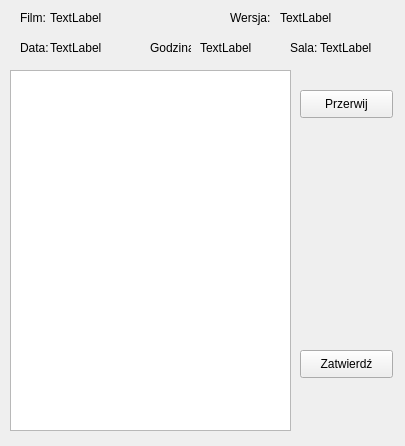
<?xml version="1.0" encoding="UTF-8"?>
<ui version="4.0">
 <class>Podsumowanie_Tranzakcji</class>
 <widget class="QMainWindow" name="Podsumowanie_Tranzakcji">
  <property name="geometry">
   <rect>
    <x>0</x>
    <y>0</y>
    <width>405</width>
    <height>446</height>
   </rect>
  </property>
  <property name="sizePolicy">
   <sizepolicy hsizetype="Fixed" vsizetype="Fixed">
    <horstretch>0</horstretch>
    <verstretch>0</verstretch>
   </sizepolicy>
  </property>
  <property name="windowTitle">
   <string>Podsumowanie transakcji</string>
  </property>
  <widget class="QWidget" name="centralwidget">
   <widget class="QPushButton" name="okButton">
    <property name="geometry">
     <rect>
      <x>300</x>
      <y>350</y>
      <width>93</width>
      <height>28</height>
     </rect>
    </property>
    <property name="text">
     <string>Zatwierdź</string>
    </property>
   </widget>
   <widget class="QPushButton" name="cancelButton">
    <property name="geometry">
     <rect>
      <x>300</x>
      <y>90</y>
      <width>93</width>
      <height>28</height>
     </rect>
    </property>
    <property name="text">
     <string>Przerwij</string>
    </property>
   </widget>
   <widget class="QTableWidget" name="tableWidget">
    <property name="geometry">
     <rect>
      <x>10</x>
      <y>70</y>
      <width>281</width>
      <height>361</height>
     </rect>
    </property>
   </widget>
   <widget class="QLabel" name="label">
    <property name="geometry">
     <rect>
      <x>20</x>
      <y>10</y>
      <width>47</width>
      <height>16</height>
     </rect>
    </property>
    <property name="text">
     <string>Film:</string>
    </property>
   </widget>
   <widget class="QLabel" name="filmLabel">
    <property name="geometry">
     <rect>
      <x>50</x>
      <y>10</y>
      <width>171</width>
      <height>16</height>
     </rect>
    </property>
    <property name="text">
     <string>TextLabel</string>
    </property>
   </widget>
   <widget class="QLabel" name="label_3">
    <property name="geometry">
     <rect>
      <x>230</x>
      <y>10</y>
      <width>47</width>
      <height>16</height>
     </rect>
    </property>
    <property name="text">
     <string>Wersja: </string>
    </property>
   </widget>
   <widget class="QLabel" name="label_4">
    <property name="geometry">
     <rect>
      <x>20</x>
      <y>40</y>
      <width>31</width>
      <height>16</height>
     </rect>
    </property>
    <property name="text">
     <string>Data: </string>
    </property>
   </widget>
   <widget class="QLabel" name="label_5">
    <property name="geometry">
     <rect>
      <x>150</x>
      <y>40</y>
      <width>41</width>
      <height>16</height>
     </rect>
    </property>
    <property name="text">
     <string>Godzina: </string>
    </property>
   </widget>
   <widget class="QLabel" name="dataLabel">
    <property name="geometry">
     <rect>
      <x>50</x>
      <y>40</y>
      <width>91</width>
      <height>16</height>
     </rect>
    </property>
    <property name="text">
     <string>TextLabel</string>
    </property>
   </widget>
   <widget class="QLabel" name="godzinaLabel">
    <property name="geometry">
     <rect>
      <x>200</x>
      <y>40</y>
      <width>71</width>
      <height>16</height>
     </rect>
    </property>
    <property name="text">
     <string>TextLabel</string>
    </property>
   </widget>
   <widget class="QLabel" name="wersjaLabel">
    <property name="geometry">
     <rect>
      <x>280</x>
      <y>10</y>
      <width>111</width>
      <height>16</height>
     </rect>
    </property>
    <property name="text">
     <string>TextLabel</string>
    </property>
   </widget>
   <widget class="QLabel" name="label_2">
    <property name="geometry">
     <rect>
      <x>290</x>
      <y>40</y>
      <width>31</width>
      <height>16</height>
     </rect>
    </property>
    <property name="text">
     <string>Sala:</string>
    </property>
   </widget>
   <widget class="QLabel" name="salaLabel">
    <property name="geometry">
     <rect>
      <x>320</x>
      <y>40</y>
      <width>61</width>
      <height>16</height>
     </rect>
    </property>
    <property name="text">
     <string>TextLabel</string>
    </property>
   </widget>
  </widget>
 </widget>
 <resources/>
 <connections/>
</ui>
